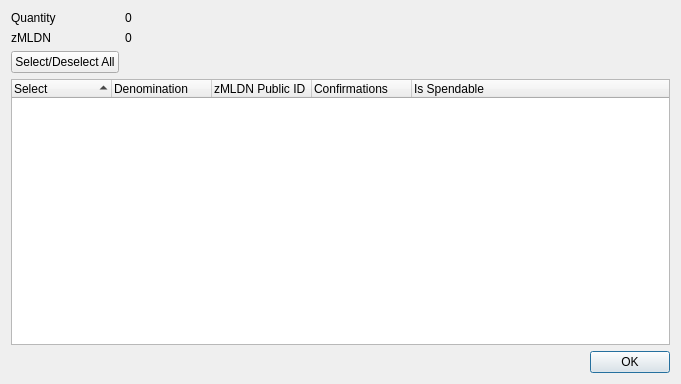
<?xml version="1.0" encoding="UTF-8"?>
<ui version="4.0">
 <class>ZCoriumControlDialog</class>
 <widget class="QDialog" name="ZCoriumControlDialog">
  <property name="geometry">
   <rect>
    <x>0</x>
    <y>0</y>
    <width>681</width>
    <height>384</height>
   </rect>
  </property>
  <property name="minimumSize">
   <size>
    <width>681</width>
    <height>384</height>
   </size>
  </property>
  <property name="windowTitle">
   <string>Select zMLDN to Spend</string>
  </property>
  <layout class="QGridLayout" name="gridLayout">
   <item row="0" column="0">
    <layout class="QFormLayout" name="formLayout">
     <property name="sizeConstraint">
      <enum>QLayout::SetDefaultConstraint</enum>
     </property>
     <item row="0" column="0">
      <widget class="QLabel" name="labelQuantity">
       <property name="text">
        <string>Quantity</string>
       </property>
      </widget>
     </item>
     <item row="0" column="1">
      <widget class="QLabel" name="labelQuantity_int">
       <property name="text">
        <string>0</string>
       </property>
      </widget>
     </item>
     <item row="1" column="0">
      <widget class="QLabel" name="labelZCorium">
       <property name="text">
        <string>zMLDN</string>
       </property>
      </widget>
     </item>
     <item row="1" column="1">
      <widget class="QLabel" name="labelZCorium_int">
       <property name="text">
        <string>0</string>
       </property>
      </widget>
     </item>
     <item row="2" column="0">
      <widget class="QPushButton" name="pushButtonAll">
       <property name="text">
        <string>Select/Deselect All</string>
       </property>
      </widget>
     </item>
    </layout>
   </item>
   <item row="1" column="0">
    <layout class="QVBoxLayout" name="verticalLayout">
     <item>
      <widget class="QTreeWidget" name="treeWidget">
       <property name="minimumSize">
        <size>
         <width>0</width>
         <height>250</height>
        </size>
       </property>
       <property name="alternatingRowColors">
        <bool>true</bool>
       </property>
       <property name="sortingEnabled">
        <bool>true</bool>
       </property>
       <property name="columnCount">
        <number>5</number>
       </property>
       <attribute name="headerDefaultSectionSize">
        <number>100</number>
       </attribute>
       <column>
        <property name="text">
         <string notr="true">Select</string>
        </property>
       </column>
       <column>
        <property name="text">
         <string notr="true">Denomination</string>
        </property>
       </column>
       <column>
        <property name="text">
         <string notr="true">zMLDN Public ID</string>
        </property>
       </column>
       <column>
        <property name="text">
         <string notr="true">Confirmations</string>
        </property>
       </column>
       <column>
        <property name="text">
         <string>Is Spendable</string>
        </property>
       </column>
      </widget>
     </item>
     <item>
      <widget class="QDialogButtonBox" name="buttonBox">
       <property name="orientation">
        <enum>Qt::Horizontal</enum>
       </property>
       <property name="standardButtons">
        <set>QDialogButtonBox::Ok</set>
       </property>
      </widget>
     </item>
    </layout>
   </item>
  </layout>
 </widget>
 <resources/>
 <connections>
  <connection>
   <sender>buttonBox</sender>
   <signal>accepted()</signal>
   <receiver>ZCoriumControlDialog</receiver>
   <slot>accept()</slot>
   <hints>
    <hint type="sourcelabel">
     <x>248</x>
     <y>254</y>
    </hint>
    <hint type="destinationlabel">
     <x>157</x>
     <y>274</y>
    </hint>
   </hints>
  </connection>
  <connection>
   <sender>buttonBox</sender>
   <signal>rejected()</signal>
   <receiver>ZCoriumControlDialog</receiver>
   <slot>reject()</slot>
   <hints>
    <hint type="sourcelabel">
     <x>316</x>
     <y>260</y>
    </hint>
    <hint type="destinationlabel">
     <x>286</x>
     <y>274</y>
    </hint>
   </hints>
  </connection>
 </connections>
</ui>
